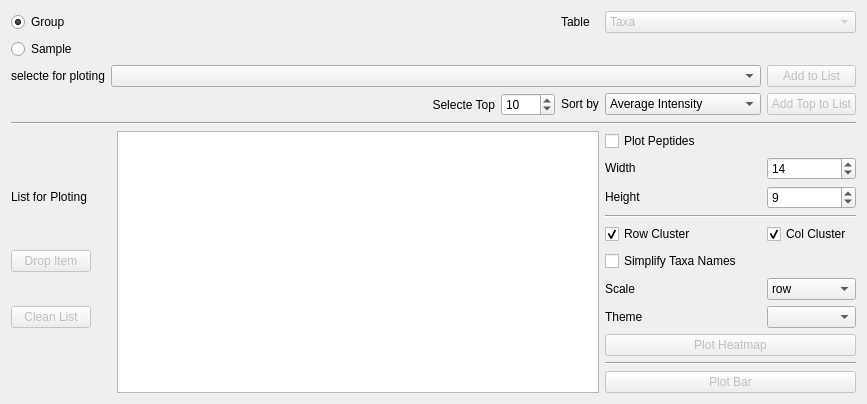
              <widget class="QWidget" name="tab_13">
               <attribute name="title">
                <string>Heatmap and Bar</string>
               </attribute>
               <layout class="QGridLayout" name="gridLayout_24">
                <item row="0" column="0">
                 <layout class="QGridLayout" name="gridLayout_23">
                  <item row="2" column="1" colspan="5">
                   <widget class="QComboBox" name="comboBox_basic_heatmap_selection_list">
                    <property name="sizePolicy">
                     <sizepolicy hsizetype="Preferred" vsizetype="Fixed">
                      <horstretch>0</horstretch>
                      <verstretch>0</verstretch>
                     </sizepolicy>
                    </property>
                    <property name="minimumSize">
                     <size>
                      <width>650</width>
                      <height>0</height>
                     </size>
                    </property>
                   </widget>
                  </item>
                  <item row="12" column="6">
                   <widget class="QComboBox" name="comboBox_basic_hetatmap_scale">
                    <property name="sizePolicy">
                     <sizepolicy hsizetype="Preferred" vsizetype="Fixed">
                      <horstretch>0</horstretch>
                      <verstretch>0</verstretch>
                     </sizepolicy>
                    </property>
                    <item>
                     <property name="text">
                      <string>row</string>
                     </property>
                    </item>
                    <item>
                     <property name="text">
                      <string>column</string>
                     </property>
                    </item>
                    <item>
                     <property name="text">
                      <string>None</string>
                     </property>
                    </item>
                   </widget>
                  </item>
                  <item row="8" column="0">
                   <widget class="QLabel" name="label_34">
                    <property name="sizePolicy">
                     <sizepolicy hsizetype="Fixed" vsizetype="Fixed">
                      <horstretch>0</horstretch>
                      <verstretch>0</verstretch>
                     </sizepolicy>
                    </property>
                    <property name="text">
                     <string>List for Ploting</string>
                    </property>
                   </widget>
                  </item>
                  <item row="10" column="5">
                   <widget class="QCheckBox" name="checkBox_basic_hetatmap_row_cluster">
                    <property name="text">
                     <string>Row Cluster</string>
                    </property>
                    <property name="checked">
                     <bool>true</bool>
                    </property>
                   </widget>
                  </item>
                  <item row="4" column="0" colspan="7">
                   <widget class="Line" name="line_8">
                    <property name="orientation">
                     <enum>Qt::Horizontal</enum>
                    </property>
                   </widget>
                  </item>
                  <item row="3" column="2">
                   <widget class="QLabel" name="label_67">
                    <property name="sizePolicy">
                     <sizepolicy hsizetype="Expanding" vsizetype="Preferred">
                      <horstretch>0</horstretch>
                      <verstretch>0</verstretch>
                     </sizepolicy>
                    </property>
                    <property name="text">
                     <string>Selecte Top</string>
                    </property>
                    <property name="alignment">
                     <set>Qt::AlignRight|Qt::AlignTrailing|Qt::AlignVCenter</set>
                    </property>
                   </widget>
                  </item>
                  <item row="1" column="1" colspan="2">
                   <layout class="QVBoxLayout" name="verticalLayout_basic_heatmap_sample"/>
                  </item>
                  <item row="0" column="4">
                   <widget class="QLabel" name="label_80">
                    <property name="text">
                     <string>Table</string>
                    </property>
                   </widget>
                  </item>
                  <item row="13" column="5">
                   <widget class="QLabel" name="label_13">
                    <property name="text">
                     <string>Theme</string>
                    </property>
                   </widget>
                  </item>
                  <item row="7" column="6">
                   <widget class="QSpinBox" name="spinBox_basic_heatmap_width">
                    <property name="minimum">
                     <number>1</number>
                    </property>
                    <property name="maximum">
                     <number>200</number>
                    </property>
                    <property name="value">
                     <number>14</number>
                    </property>
                   </widget>
                  </item>
                  <item row="11" column="0">
                   <widget class="QPushButton" name="pushButton_basic_heatmap_drop_item">
                    <property name="enabled">
                     <bool>false</bool>
                    </property>
                    <property name="sizePolicy">
                     <sizepolicy hsizetype="Fixed" vsizetype="Fixed">
                      <horstretch>0</horstretch>
                      <verstretch>0</verstretch>
                     </sizepolicy>
                    </property>
                    <property name="text">
                     <string>Drop Item</string>
                    </property>
                   </widget>
                  </item>
                  <item row="2" column="6">
                   <widget class="QPushButton" name="pushButton_basic_heatmap_add">
                    <property name="enabled">
                     <bool>false</bool>
                    </property>
                    <property name="sizePolicy">
                     <sizepolicy hsizetype="Preferred" vsizetype="Fixed">
                      <horstretch>0</horstretch>
                      <verstretch>0</verstretch>
                     </sizepolicy>
                    </property>
                    <property name="text">
                     <string>Add to List</string>
                    </property>
                   </widget>
                  </item>
                  <item row="8" column="5">
                   <widget class="QLabel" name="label_33">
                    <property name="sizePolicy">
                     <sizepolicy hsizetype="Fixed" vsizetype="Fixed">
                      <horstretch>0</horstretch>
                      <verstretch>0</verstretch>
                     </sizepolicy>
                    </property>
                    <property name="text">
                     <string>Height</string>
                    </property>
                   </widget>
                  </item>
                  <item row="13" column="6">
                   <widget class="QComboBox" name="comboBox_basic_hetatmap_theme"/>
                  </item>
                  <item row="12" column="5">
                   <widget class="QLabel" name="label_31">
                    <property name="sizePolicy">
                     <sizepolicy hsizetype="Fixed" vsizetype="Fixed">
                      <horstretch>0</horstretch>
                      <verstretch>0</verstretch>
                     </sizepolicy>
                    </property>
                    <property name="text">
                     <string>Scale</string>
                    </property>
                   </widget>
                  </item>
                  <item row="13" column="0">
                   <widget class="QPushButton" name="pushButton_basic_heatmap_clean_list">
                    <property name="enabled">
                     <bool>false</bool>
                    </property>
                    <property name="sizePolicy">
                     <sizepolicy hsizetype="Fixed" vsizetype="Fixed">
                      <horstretch>0</horstretch>
                      <verstretch>0</verstretch>
                     </sizepolicy>
                    </property>
                    <property name="text">
                     <string>Clean List</string>
                    </property>
                   </widget>
                  </item>
                  <item row="7" column="5">
                   <widget class="QLabel" name="label_35">
                    <property name="sizePolicy">
                     <sizepolicy hsizetype="Fixed" vsizetype="Fixed">
                      <horstretch>0</horstretch>
                      <verstretch>0</verstretch>
                     </sizepolicy>
                    </property>
                    <property name="text">
                     <string>Width</string>
                    </property>
                   </widget>
                  </item>
                  <item row="11" column="5">
                   <widget class="QCheckBox" name="checkBox_basic_hetatmap_rename_taxa">
                    <property name="text">
                     <string>Simplify Taxa Names</string>
                    </property>
                   </widget>
                  </item>
                  <item row="3" column="6">
                   <widget class="QPushButton" name="pushButton_basic_heatmap_add_top">
                    <property name="enabled">
                     <bool>false</bool>
                    </property>
                    <property name="sizePolicy">
                     <sizepolicy hsizetype="Preferred" vsizetype="Fixed">
                      <horstretch>0</horstretch>
                      <verstretch>0</verstretch>
                     </sizepolicy>
                    </property>
                    <property name="text">
                     <string>Add Top to List</string>
                    </property>
                   </widget>
                  </item>
                  <item row="0" column="5" colspan="2">
                   <widget class="QComboBox" name="comboBox_basic_table">
                    <property name="enabled">
                     <bool>false</bool>
                    </property>
                    <item>
                     <property name="text">
                      <string>Taxa</string>
                     </property>
                    </item>
                    <item>
                     <property name="text">
                      <string>Func</string>
                     </property>
                    </item>
                    <item>
                     <property name="text">
                      <string>Taxa-Func</string>
                     </property>
                    </item>
                    <item>
                     <property name="text">
                      <string>Peptide</string>
                     </property>
                    </item>
                   </widget>
                  </item>
                  <item row="3" column="4">
                   <widget class="QLabel" name="label_68">
                    <property name="sizePolicy">
                     <sizepolicy hsizetype="Fixed" vsizetype="Fixed">
                      <horstretch>0</horstretch>
                      <verstretch>0</verstretch>
                     </sizepolicy>
                    </property>
                    <property name="text">
                     <string>Sort by</string>
                    </property>
                   </widget>
                  </item>
                  <item row="1" column="0">
                   <widget class="QRadioButton" name="radioButton_basic_heatmap_sample">
                    <property name="text">
                     <string>Sample</string>
                    </property>
                   </widget>
                  </item>
                  <item row="6" column="5" colspan="2">
                   <widget class="QCheckBox" name="checkBox_basic_heatmap_plot_peptide">
                    <property name="text">
                     <string>Plot Peptides</string>
                    </property>
                   </widget>
                  </item>
                  <item row="3" column="5">
                   <widget class="QComboBox" name="comboBox_basic_heatmap_top_by">
                    <item>
                     <property name="text">
                      <string>Average Intensity</string>
                     </property>
                    </item>
                    <item>
                     <property name="text">
                      <string>Total Intensity</string>
                     </property>
                    </item>
                    <item>
                     <property name="text">
                      <string>Frequency in Samples</string>
                     </property>
                    </item>
                    <item>
                     <property name="text">
                      <string>ANOVA(p-value)</string>
                     </property>
                    </item>
                    <item>
                     <property name="text">
                      <string>ANOVA(f-statistic)</string>
                     </property>
                    </item>
                    <item>
                     <property name="text">
                      <string>T-TEST(p-value)</string>
                     </property>
                    </item>
                    <item>
                     <property name="text">
                      <string>T-TEST(t-statistic)</string>
                     </property>
                    </item>
                    <item>
                     <property name="text">
                      <string>Deseq2-up(p-value)</string>
                     </property>
                    </item>
                    <item>
                     <property name="text">
                      <string>Deseq2-down(p-value)</string>
                     </property>
                    </item>
                    <item>
                     <property name="text">
                      <string>Deseq2-up(log2FC)</string>
                     </property>
                    </item>
                    <item>
                     <property name="text">
                      <string>Deseq2-down(log2FC)</string>
                     </property>
                    </item>
                   </widget>
                  </item>
                  <item row="6" column="2" rowspan="11" colspan="3">
                   <widget class="QListWidget" name="listWidget_list_for_ploting">
                    <property name="sizePolicy">
                     <sizepolicy hsizetype="Preferred" vsizetype="Preferred">
                      <horstretch>0</horstretch>
                      <verstretch>0</verstretch>
                     </sizepolicy>
                    </property>
                   </widget>
                  </item>
                  <item row="16" column="5" colspan="2">
                   <widget class="QPushButton" name="pushButton_basic_bar_plot">
                    <property name="enabled">
                     <bool>false</bool>
                    </property>
                    <property name="sizePolicy">
                     <sizepolicy hsizetype="Preferred" vsizetype="Preferred">
                      <horstretch>0</horstretch>
                      <verstretch>0</verstretch>
                     </sizepolicy>
                    </property>
                    <property name="text">
                     <string>Plot Bar</string>
                    </property>
                   </widget>
                  </item>
                  <item row="8" column="6">
                   <widget class="QSpinBox" name="spinBox_basic_heatmap_height">
                    <property name="minimum">
                     <number>1</number>
                    </property>
                    <property name="maximum">
                     <number>200</number>
                    </property>
                    <property name="value">
                     <number>9</number>
                    </property>
                   </widget>
                  </item>
                  <item row="2" column="0">
                   <widget class="QLabel" name="label_32">
                    <property name="text">
                     <string>selecte for ploting</string>
                    </property>
                   </widget>
                  </item>
                  <item row="14" column="5" colspan="2">
                   <widget class="QPushButton" name="pushButton_basic_heatmap_plot">
                    <property name="enabled">
                     <bool>false</bool>
                    </property>
                    <property name="sizePolicy">
                     <sizepolicy hsizetype="Preferred" vsizetype="Preferred">
                      <horstretch>0</horstretch>
                      <verstretch>0</verstretch>
                     </sizepolicy>
                    </property>
                    <property name="text">
                     <string>Plot Heatmap</string>
                    </property>
                   </widget>
                  </item>
                  <item row="3" column="3">
                   <widget class="QSpinBox" name="spinBox_basic_heatmap_top_num">
                    <property name="sizePolicy">
                     <sizepolicy hsizetype="Preferred" vsizetype="Fixed">
                      <horstretch>0</horstretch>
                      <verstretch>0</verstretch>
                     </sizepolicy>
                    </property>
                    <property name="minimum">
                     <number>1</number>
                    </property>
                    <property name="maximum">
                     <number>9999</number>
                    </property>
                    <property name="value">
                     <number>10</number>
                    </property>
                   </widget>
                  </item>
                  <item row="0" column="1" colspan="2">
                   <layout class="QVBoxLayout" name="verticalLayout_basic_heatmap_group"/>
                  </item>
                  <item row="15" column="5" colspan="2">
                   <widget class="Line" name="line_7">
                    <property name="orientation">
                     <enum>Qt::Horizontal</enum>
                    </property>
                   </widget>
                  </item>
                  <item row="0" column="0">
                   <widget class="QRadioButton" name="radioButton_basic_heatmap_group">
                    <property name="text">
                     <string>Group</string>
                    </property>
                    <property name="checked">
                     <bool>true</bool>
                    </property>
                   </widget>
                  </item>
                  <item row="10" column="6">
                   <widget class="QCheckBox" name="checkBox_basic_hetatmap_col_cluster">
                    <property name="text">
                     <string>Col Cluster</string>
                    </property>
                    <property name="checked">
                     <bool>true</bool>
                    </property>
                   </widget>
                  </item>
                  <item row="9" column="5" colspan="2">
                   <widget class="Line" name="line_6">
                    <property name="orientation">
                     <enum>Qt::Horizontal</enum>
                    </property>
                   </widget>
                  </item>
                 </layout>
                </item>
               </layout>
              </widget>
